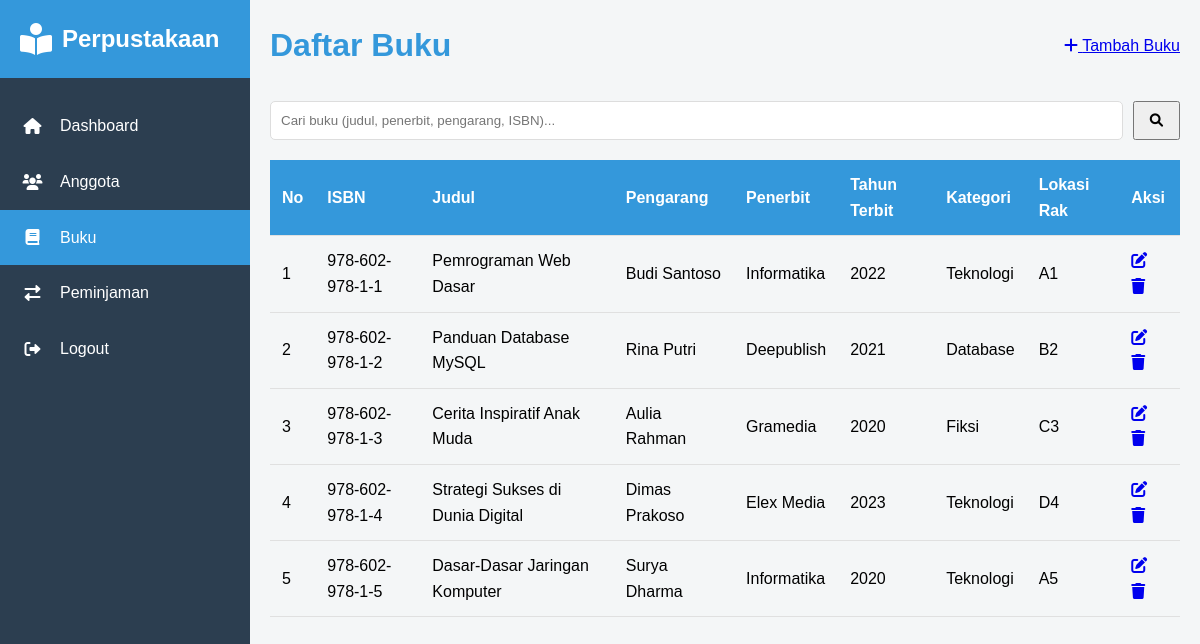
The app's page /modul/buku/daftar_buku.php (signed in) with its own data.
### tables this page shows
CREATE TABLE `buku` (
  `id_buku` int(11) NOT NULL,
  `isbn` varchar(20) DEFAULT NULL,
  `judul` varchar(150) DEFAULT NULL,
  `pengarang` varchar(100) DEFAULT NULL,
  `penerbit` varchar(100) DEFAULT NULL,
  `tahun_terbit` year(4) DEFAULT NULL,
  `lokasi_rak` varchar(10) DEFAULT NULL,
  `deskripsi` text DEFAULT NULL,
  `kategori` varchar(50) DEFAULT NULL
);

### modul/buku/daftar_buku.php (the view, shortened to what this page needs)
<?php
require_once '../../config/koneksi.php';
require_once '../../includes/layout.php';
$search = isset($_GET['search']) ? mysqli_real_escape_string($koneksi, $_GET['search']) : '';
$limit = 10;
$page = isset($_GET['page']) ? (int)$_GET['page'] : 1;
$start = ($page > 1) ? ($page * $limit) - $limit : 0;
$query = "SELECT * FROM buku
          WHERE judul LIKE '%$search%' OR
                penerbit LIKE '%$search%' OR
                pengarang LIKE '%$search%' OR
                isbn LIKE '%$search%'
          LIMIT $start, $limit";
$result = mysqli_query($koneksi, $query);
?>
<div class="page-header">
    <h1>Daftar Buku</h1>
    <div>
        <a href="tambah.php" class="btn">
            <i class="fas fa-plus"></i> Tambah Buku
        </a>
    </div>
</div>
<div class="card">
    <form method="get" class="search-form" style="margin-bottom: 20px; display: flex;">
        <input
            type="text"
            name="search"
            placeholder="Cari buku (judul, penerbit, pengarang, ISBN)..."
            value="<?php echo htmlspecialchars($search); ?>"
            style="flex-grow: 1; padding: 10px; margin-right: 10px; border: 1px solid #ddd; border-radius: 5px;"
        >
        <button type="submit" class="btn" style="padding: 10px 15px;">
            <i class="fas fa-search"></i>
        </button>
    </form>
    <div class="table-responsive">
        <table>
            <thead>
                <tr>
                    <th>No</th>
                    <th>ISBN</th>
                    <th>Judul</th>
                    <th>Pengarang</th>
                    <th>Penerbit</th>
                    <th>Tahun Terbit</th>
                    <th>Kategori</th>
                    <th>Lokasi Rak</th>
                    <th>Aksi</th>
                </tr>
            </thead>
            <tbody>
                <?php
                $no = $start + 1;
                while ($buku = mysqli_fetch_assoc($result)) :
                ?>
                    <tr>
                        <td><?php echo $no++; ?></td>
                        <td><?php echo htmlspecialchars($buku['isbn']); ?></td>
                        <td><?php echo htmlspecialchars($buku['judul']); ?></td>
                        <td><?php echo htmlspecialchars($buku['pengarang']); ?></td>
                        <td><?php echo htmlspecialchars($buku['penerbit']); ?></td>
                        <td><?php echo htmlspecialchars($buku['tahun_terbit']); ?></td>
                        <td><?php echo htmlspecialchars($buku['kategori']); ?></td>
                        <td><?php echo htmlspecialchars($buku['lokasi_rak']); ?></td>
                        <td>
                            <a href="edit.php?id=<?php echo $buku['id_buku']; ?>" class="btn" style="margin-right: 5px;">
                                <i class="fas fa-edit"></i>
                            </a>
                            <a href="hapus.php?id=<?php echo $buku['id_buku']; ?>"
                               class="btn btn-danger"
                               onclick="return confirm('Apakah Anda yakin ingin menghapus buku ini?');">
                                <i class="fas fa-trash"></i>
                            </a>
                        </td>
                    </tr>
                <?php endwhile; ?>
            </tbody>
        </table>
    </div>
</div>

### includes/layout.php (style rules this page uses)
:root { --primary-color: #3498db; --secondary-color: #2ecc71; --background-color: #f4f6f7; --sidebar-color: #2c3e50; --text-color: #333; --white: #ffffff; --hover-color: #2980b9; }
* { margin: 0; padding: 0; box-sizing: border-box; }
body { font-family: 'Arial', sans-serif; line-height: 1.6; background-color: var(--background-color); display: flex; min-height: 100vh; }
.page-header { display: flex; justify-content: space-between; align-items: center; margin-bottom: 30px; }
.page-header h1 { color: var(--primary-color); }
table { width: 100%; border-collapse: collapse; }
table thead { background-color: var(--primary-color); color: var(--white); }
table th, table td { padding: 12px; text-align: left; border-bottom: 1px solid #e0e0e0; }

### records on screen
buku: isbn "978-602-978-1-1", judul "Pemrograman Web Dasar", pengarang "Budi Santoso", penerbit "Informatika", tahun_terbit "2022", kategori "Teknologi", lokasi_rak "A1"
buku: isbn "978-602-978-1-2", judul "Panduan Database MySQL", pengarang "Rina Putri", penerbit "Deepublish", tahun_terbit "2021", kategori "Database", lokasi_rak "B2"
buku: isbn "978-602-978-1-3", judul "Cerita Inspiratif Anak Muda", pengarang "Aulia Rahman", penerbit "Gramedia", tahun_terbit "2020", kategori "Fiksi", lokasi_rak "C3"
buku: isbn "978-602-978-1-4", judul "Strategi Sukses di Dunia Digital", pengarang "Dimas Prakoso", penerbit "Elex Media", tahun_terbit "2023", kategori "Teknologi", lokasi_rak "D4"
buku: isbn "978-602-978-1-5", judul "Dasar-Dasar Jaringan Komputer", pengarang "Surya Dharma", penerbit "Informatika", tahun_terbit "2020", kategori "Teknologi", lokasi_rak "A5"
